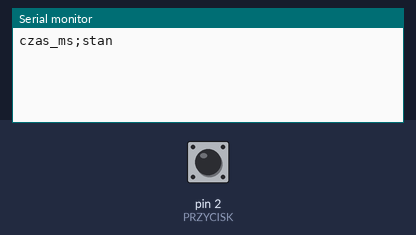
Bench run of a sketch on a simulated Arduino Uno, built with avr-gcc and run on an emulated ATmega328P. On the bench: the last lines printed to the serial monitor. Inputs (shaded band) come from the test bench; at power-on: pin 2 (PRZYCISK) HIGH.

Above: at 1.2 s.
1.3 s: pin 2 (PRZYCISK) pulled LOW for 0.15 s
At 2.5 s:
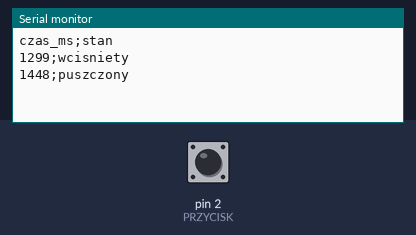
2.9 s: pin 2 (PRZYCISK) pulled LOW for 1 s
At 3.7 s:
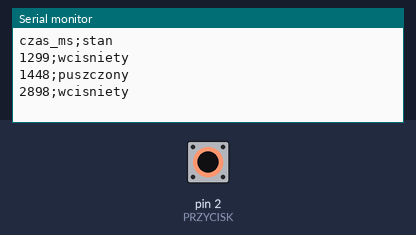
5.4 s: pin 2 (PRZYCISK) pulled LOW for 0.15 s
At 6.8 s:
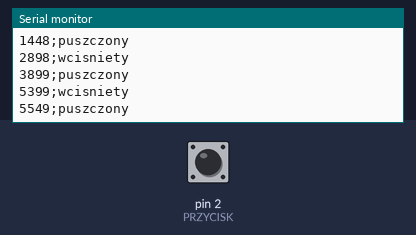

Measured:
- after the input at 1.3 s, the serial monitor: prints a new line at once (image 1)
- after the input at 2.9 s, the serial monitor: prints a new line at once (image 2)
- after the input at 5.4 s, the serial monitor: prints a new line at once (image 3)

The sketch:

a09.ino
```cpp
// A09 Zapis obserwacji: log zmian przycisku w monitorze portu
const int PRZYCISK = 2;
int poprzedni = HIGH;

void setup() {
  pinMode(PRZYCISK, INPUT_PULLUP);
  Serial.begin(9600);
  Serial.println("czas_ms;stan");
}

void loop() {
  int teraz = digitalRead(PRZYCISK);
  if (teraz != poprzedni) {
    Serial.print(millis());
    Serial.print(";");
    Serial.println(teraz == LOW ? "wcisniety" : "puszczony");
    poprzedni = teraz;
    delay(30);               // przeczekanie drgań styków
  }
}
```
